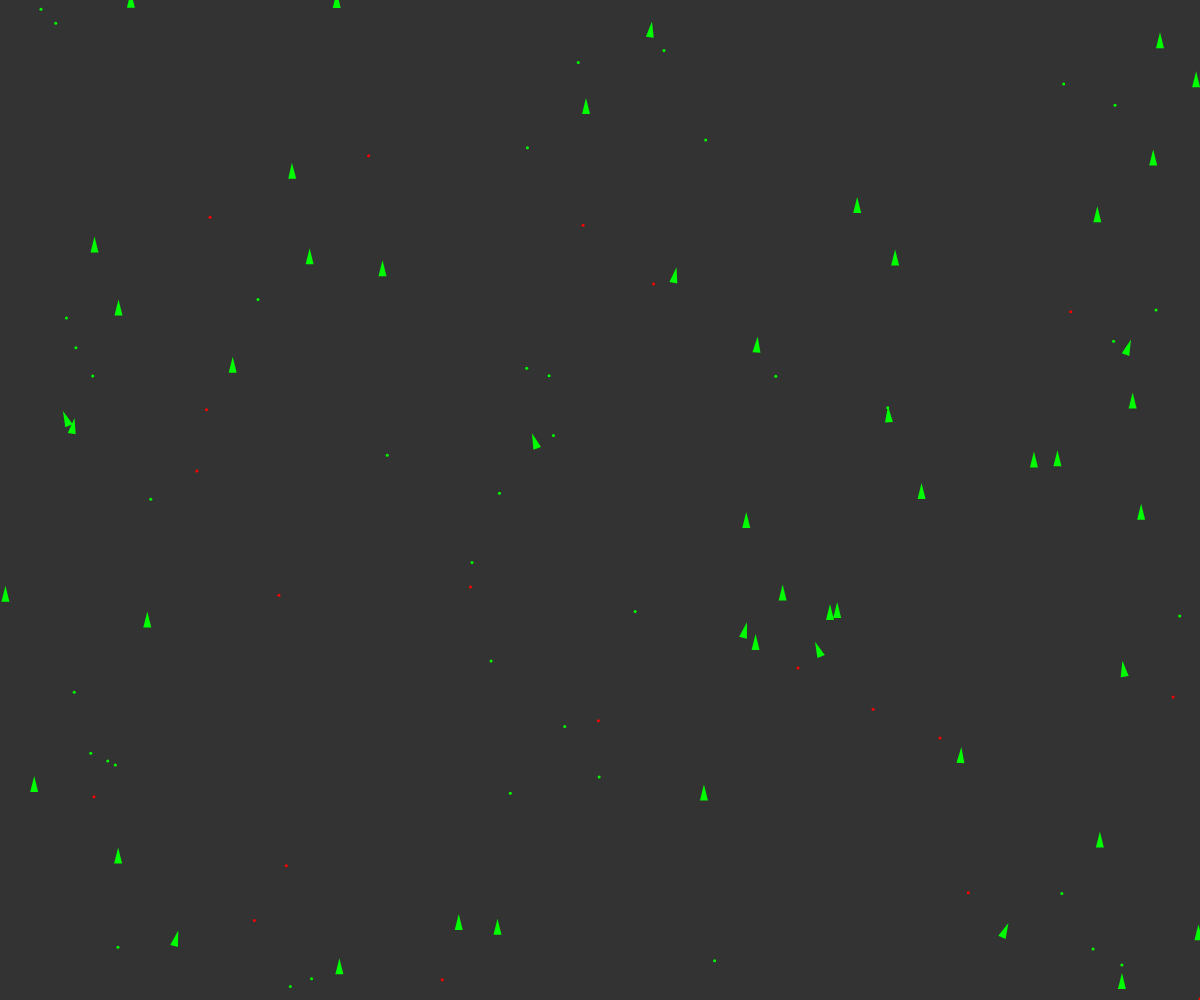
Frame 1 (no input)
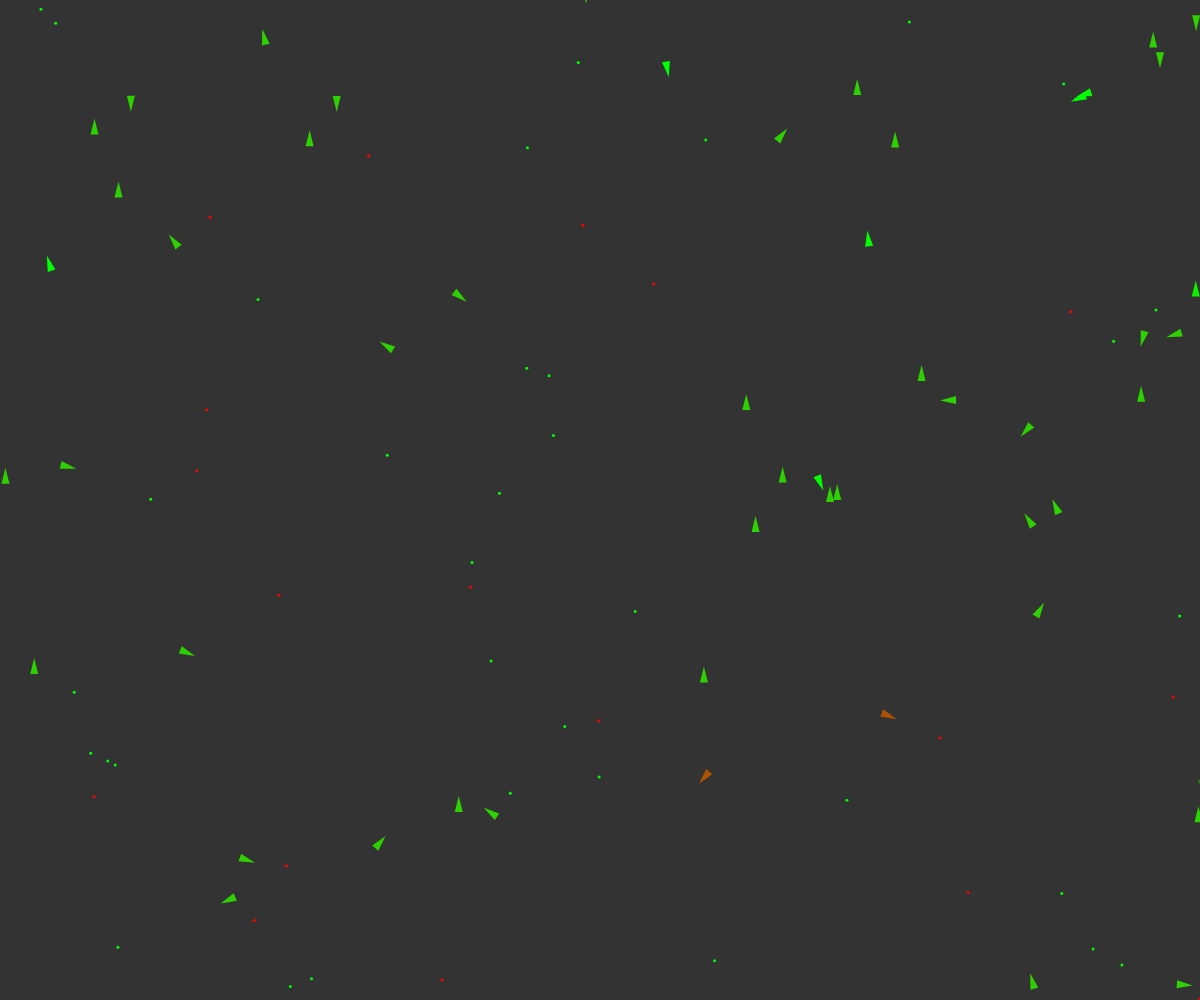
Frame 60 (no input)
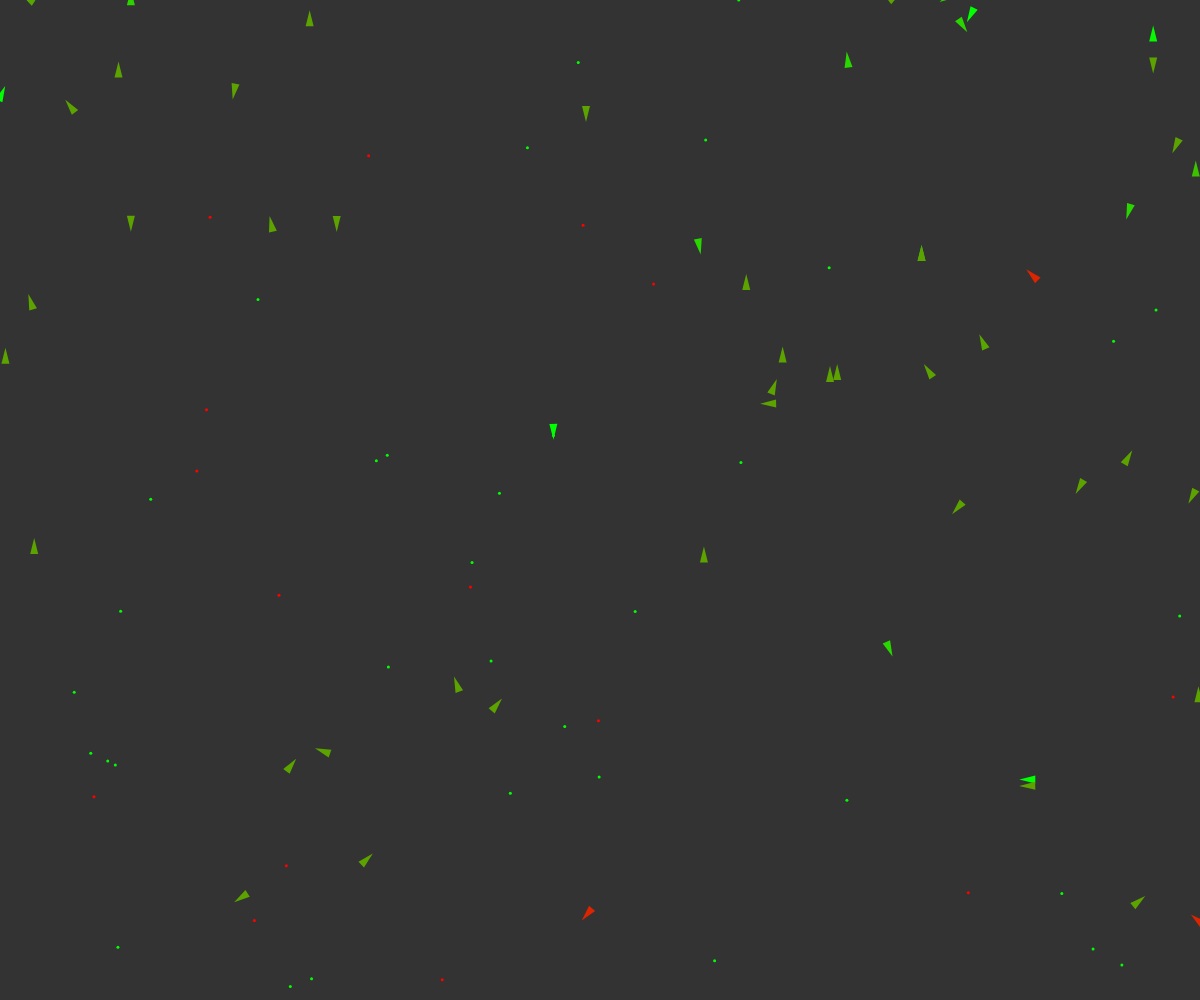
Frame 120 (the mouse pressed at the canvas centre since frame 60)

The p5.js sketch that drew these frames (run headless with seeded random() and noise() and a simulated clock; from frame 60 on, the mouse is pressed at the canvas centre):

// p5.js sketch
// ── sketch.js
// Seeking "vehicle" follows the mouse position

// Implements Craig Reynold's autonomous steering behaviors
// One vehicle "seeks"
// See: http://www.red3d.com/cwr/

var vehicles = [];

var food = [];

var poison = [];

var debug;

function setup () {
  createCanvas(windowWidth, windowHeight);
  for (var i = 0;i < 50;i++) {
    var x = random(width);
    var y = random(height);
    vehicles[i] = new Vehicle(x, y);
  }
  for (var i = 0; i < 40;i++) {
    var x = random(width);
    var y = random(height);
    food.push(createVector(x, y));
  }
  for (var i = 0; i < 20;i++) {
    var x = random(width);
    var y = random(height);
    poison.push(createVector(x, y));
  }
  debug = createCheckbox();
}

function draw () {
  background(51);

  if (random(1) < 0.08) {
    var x = random(width);
    var y = random(height);
    food.push(createVector(x, y));
  }

  if (random(1) < 0.01) {
    var x = random(width);
    var y = random(height);
    poison.push(createVector(x, y));
  }

  for (var i = 0;i < food.length;i++) {
    fill(0, 255, 0);
    noStroke();
    ellipse(food[i].x, food[i].y, 3, 3);
  }
  for (var i = 0;i < poison.length;i++) {
    fill(255, 0, 0);
    noStroke();
    ellipse(poison[i].x, poison[i].y, 3, 3);
  }
  for (var i = vehicles.length - 1;i >= 0;i--) {
    // Call the appropriate steering behaviors for our agents
    vehicles[i].boundaries();
    vehicles[i].behaviors(food, poison);
    vehicles[i].update();
    vehicles[i].display();

    var newVehicle = vehicles[i].cloneMe();
    if (newVehicle != null) {
      vehicles.push(newVehicle);
    }

    if (vehicles[i].dead()) {
      var x = vehicles[i].position.x;
      var x = vehicles[i].position.y;

      food.push(createVector(x, y));
      vehicles.splice(i, 1);
    }
  }
}

function windowResized () {
  resizeCanvas(3 * windowWidth / 4, windowHeight);
}

// ── vehicle.js
var mr=0.01;

function Vehicle(x,y,dna) {
  this.acceleration = createVector(0,0);
  this.velocity = createVector(0,-2);
  this.position = createVector(x,y);
  this.r = 4;
  this.maxspeed = 3;
  this.maxforce = 0.5;

  this.health=1;

  this.dna=[];
  if (dna== undefined){

    //food weight
    this.dna[0]= random(-2,2);
    //poison weight
    this.dna[1]= random(-2,2);
    //food perception
    this.dna[2]= random(0,100);
    //poison perception
    this.dna[3]= random(0,100);
  }
  else{
    this.dna[0]=dna[0];
    if (random(1)<mr){
      this.dna[0]+=random(-0.1,0.1);
    }
    this.dna[1]=dna[1];
    if (random(1)<mr){
      this.dna[1]+=random(-0.1,0.1);
    }
    this.dna[2]=dna[2];
    if (random(1)<mr){
      this.dna[2]+=random(-10,10);
    }
    this.dna[3]=dna[3];
    if (random(1)<mr){
      this.dna[2]+=random(-10,10);
    }
  }



  // Method to update location
  this.update = function() {
    this.health-=0.003;
    // Update velocity
    this.velocity.add(this.acceleration);
    // Limit speed
    this.velocity.limit(this.maxspeed);
    this.position.add(this.velocity);
    // Reset accelerationelertion to 0 each cycle
    this.acceleration.mult(0);
  }

  this.applyForce = function(force) {
    // We could add mass here if we want A = F / M
    this.acceleration.add(force);
  }

  this.behaviors=function(good,bad){
    var steerG=this.eat(food,0.2,this.dna[2]);
    var steerB=this.eat(poison,-0.5,this.dna[3]);
    steerG.mult(this.dna[0]);
    steerB.mult(this.dna[1]);
    this.applyForce(steerG);
    this.applyForce(steerB);

  }

  this.cloneMe=function(){
    if (random(1)<0.001){
      return new Vehicle(this.position.x,this.position.y,this.dna);
    }
    else{
      return null
    }
  }

  this.eat=function(list,nutrition,perception){
    var record=Infinity;
    var closest=null;
    for (var i=list.length-1;i>=0;i--){
      var d=this.position.dist(list[i]);

      if (d<this.maxspeed){
        list.splice(i,1);
        this.health+=nutrition;
      }
      else{
        if (d<record && d<perception){
          record=d;
          closest=list[i];
        }
      }
    }

    if (closest !=null){
      return this.seek(closest);
    }
    return createVector(0,0);
  }

  // A method that calculates a steering force towards a target
  // STEER = DESIRED MINUS VELOCITY
  this.seek = function(target) {

    var desired = p5.Vector.sub(target,this.position);  // A vector pointing from the location to the target

    // Scale to maximum speed
    desired.setMag(this.maxspeed);

    // Steering = Desired minus velocity
    var steer = p5.Vector.sub(desired,this.velocity);
    steer.limit(this.maxforce);  // Limit to maximum steering force

    return steer;
  }

  this.dead=function(){
    return(this.health<0);
  }

  this.display = function() {
    // Draw a triangle rotated in the direction of velocity
    var angle = this.velocity.heading() + PI/2;

    push();
    translate(this.position.x,this.position.y);
    rotate(angle);


    if (debug.checked()){
      strokeWeight(4);

      stroke(0,255,0);
      noFill();
      line(0,0,0,-this.dna[0]*20);
      ellipse(0,0,this.dna[2]*2);

      strokeWeight(2);

      stroke(255,0,0);
      line(0,0,0,-this.dna[1]*20);
      ellipse(0,0,this.dna[3]*2);
    }

    var gr=color(0,255,0);
    var rd=color(255,0,0);
    var col=lerpColor(rd,gr,this.health);

    fill(col);
    stroke(col);
    strokeWeight(1);


    noStroke();
    beginShape();
    vertex(0, -this.r*2);
    vertex(-this.r, this.r*2);
    vertex(this.r, this.r*2);

    endShape(CLOSE);
    pop();
  }

  this.boundaries = function() {
    var distanceFromEdge = 0;
    var desired = null;

    if (this.position.x < distanceFromEdge) {
      desired = createVector(this.maxspeed, this.velocity.y);
    }
    else if (this.position.x > width -distanceFromEdge) {
      desired = createVector(-this.maxspeed, this.velocity.y);
    }

    if (this.position.y < distanceFromEdge) {
      desired = createVector(this.velocity.x, this.maxspeed);
    }
    else if (this.position.y > height-distanceFromEdge) {
      desired = createVector(this.velocity.x, -this.maxspeed);
    }

    if (desired !== null) {
      desired.normalize();
      desired.mult(this.maxspeed);
      var steer = p5.Vector.sub(desired, this.velocity);
      steer.limit(this.maxforce);
      this.applyForce(steer);
    }
  }
}
